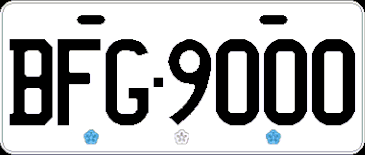
#> input picture 04_operation/plates/black_white_2014.png, 365 x 155 px
$ python ex_license2.py
#> lines starting #> are read from the running program, lines starting #| are printed output that depends on the picture; after the words box and inside, x2 and y2 are one past the last pixel; in counts of white or black regions, pixels touching at a corner belong together; pictures that were not available may be replaced by others from this repository, and a replacement may not be noted
import cv2
import numpy as np
import random
import string

def random_code():
    # 隨機產生
    string.ascii_letter = 'ABCDEFGHIJKLMNOPQRSTUVWXYZ'
    string.ascii_number = '012356789'  # 沒有 4
    code = ''
    for i in range(0, 3):
        code += random.choice(string.ascii_letter)

    for i in range(3, 7):
        code  += random.choice(string.ascii_number)
    return code


template = './plates/black_white_2014.png'
location = np.array([ [  9, 38,  54, 126],
                      [ 57, 38, 102, 126],
                      [105, 38, 150, 126],
                      [167, 38, 212, 126],
                      [215, 38, 260, 126],
                      [263, 38, 308, 126],
                      [311, 38, 356, 126] ])

img = cv2.imread(template)
#> img is the input picture: shape (155, 365, 3); mean B, G, R 183.1, 182.5, 182
h, w = img.shape[0],img.shape[1]  # 155, 365
#> h = 155; w = 365

# 將車牌文字加入白色背景圖片中
# code = 'BMW8888'
code = random_code()

for i in range(0, 7):
    filename = './plates/' + code[i] + '.png'
    img_digit = cv2.imread(filename)
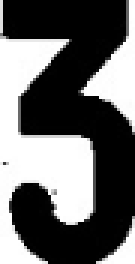
#> input picture 04_operation/plates/3.png, 45 x 88 px, given in place of M.png, which was not available (shown 3 times larger)
#> img_digit is the input picture: shape (88, 45, 3); min 0, max 255, mean 103
    x1 = location[i][0]
    y1 = location[i][1]
    x2 = location[i][2]
    y2 = location[i][3]
    # img[y1:y2, x1:x2] = (0, 255-i*30, 0)
    img[y1:y2, x1:x2] = img_digit
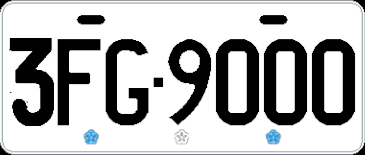
#> img: shape (155, 365, 3); 3.94% of pixels changed, all inside (x1, y1, x2, y2) = (9, 38, 54, 126)
#> pass 2 of the loop `for i in range(0, 7):`:
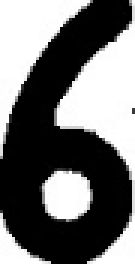
#> input picture 04_operation/plates/6.png, 45 x 88 px, given in place of Y.png, which was not available (shown 3 times larger)
#> img_digit is the input picture: shape (88, 45, 3); min 0, max 255, mean 112.5
#> `img[y1:y2, x1:x2] = img_digit`:
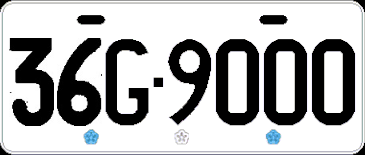
#> img: shape (155, 365, 3); 5.02% of pixels changed, all inside (x1, y1, x2, y2) = (57, 38, 102, 126)
#> (the run stopped early here; a loop or call above may not have finished)
